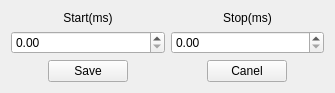
<?xml version="1.0" encoding="UTF-8"?>
<ui version="4.0">
 <class>Form_extract_AP</class>
 <widget class="QWidget" name="Form_extract_AP">
  <property name="geometry">
   <rect>
    <x>0</x>
    <y>0</y>
    <width>335</width>
    <height>89</height>
   </rect>
  </property>
  <property name="focusPolicy">
   <enum>Qt::StrongFocus</enum>
  </property>
  <property name="windowTitle">
   <string>Form</string>
  </property>
  <property name="windowIcon">
   <iconset resource="../resources/apprcc.qrc">
    <normaloff>:/APThrehold_icon.png</normaloff>:/APThrehold_icon.png</iconset>
  </property>
  <property name="styleSheet">
   <string notr="true"/>
  </property>
  <layout class="QGridLayout" name="gridLayout">
   <item row="2" column="1" alignment="Qt::AlignHCenter">
    <widget class="QPushButton" name="pushButton_canel_extract_ap">
     <property name="focusPolicy">
      <enum>Qt::NoFocus</enum>
     </property>
     <property name="text">
      <string>Canel</string>
     </property>
     <property name="shortcut">
      <string>Esc</string>
     </property>
    </widget>
   </item>
   <item row="2" column="0" alignment="Qt::AlignHCenter">
    <widget class="QPushButton" name="pushButton_save_extract_ap">
     <property name="focusPolicy">
      <enum>Qt::NoFocus</enum>
     </property>
     <property name="text">
      <string>Save</string>
     </property>
     <property name="shortcut">
      <string>Return</string>
     </property>
     <property name="autoDefault">
      <bool>false</bool>
     </property>
    </widget>
   </item>
   <item row="1" column="1">
    <widget class="QDoubleSpinBox" name="doubleSpinBox_stop">
     <property name="focusPolicy">
      <enum>Qt::StrongFocus</enum>
     </property>
    </widget>
   </item>
   <item row="0" column="1">
    <widget class="QLabel" name="label_stop">
     <property name="text">
      <string>&lt;html&gt;&lt;head/&gt;&lt;body&gt;&lt;p align=&quot;center&quot;&gt;Stop(ms)&lt;/p&gt;&lt;/body&gt;&lt;/html&gt;</string>
     </property>
    </widget>
   </item>
   <item row="0" column="0">
    <widget class="QLabel" name="label_start">
     <property name="text">
      <string>&lt;html&gt;&lt;head/&gt;&lt;body&gt;&lt;p align=&quot;center&quot;&gt;Start(ms)&lt;/p&gt;&lt;/body&gt;&lt;/html&gt;</string>
     </property>
    </widget>
   </item>
   <item row="1" column="0">
    <widget class="QDoubleSpinBox" name="doubleSpinBox_start">
     <property name="focusPolicy">
      <enum>Qt::StrongFocus</enum>
     </property>
    </widget>
   </item>
  </layout>
 </widget>
 <resources>
  <include location="../resources/apprcc.qrc"/>
 </resources>
 <connections/>
</ui>
